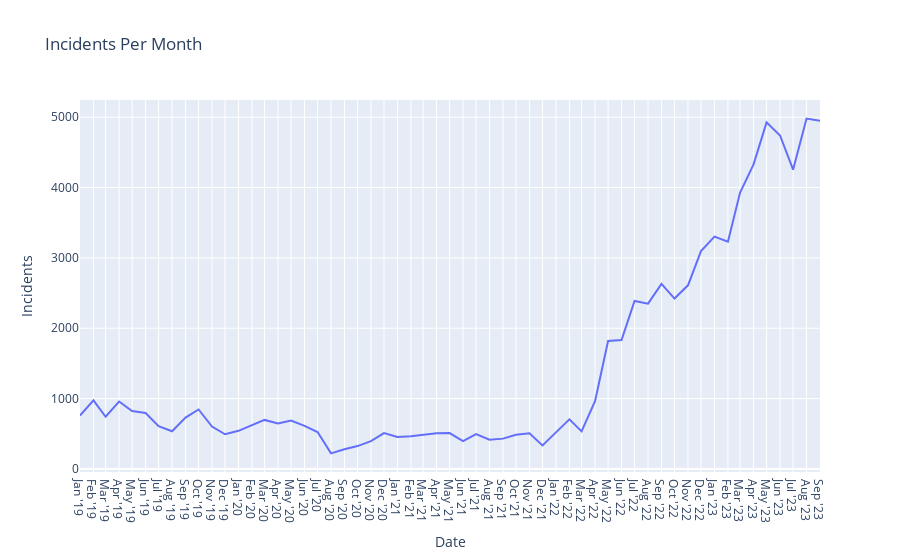

Source (notebook cell):
### Code cell
import psycopg2
import pandas as pd
import plotly.express as px

# Connect to the PostgreSQL database
try:
    cnx = psycopg2.connect(
        user=db_config['USER'],
        password=db_config['PASSWORD'],
        host=db_config['HOST'],
        port=db_config['PORT'],
        database=db_config['NAME']
    )
    print("Connected successfully!")

    # Define your SQL query to fetch the data
    query = """
        SELECT date, incidents
        FROM incidentdata;
    """

    # Execute the query and load data into a Pandas DataFrame
    df = pd.read_sql_query(query, cnx)

    # Define a mapping dictionary for non-standard month abbreviations
    month_mapping = {
        'jan': 'Jan',
        'feb': 'Feb',
        'mrt': 'Mar',
        'apr': 'Apr',
        'mei': 'May',
        'jun': 'Jun',
        'jul': 'Jul',
        'aug': 'Aug',
        'sep': 'Sep',
        'okt': 'Oct',
        'nov': 'Nov',
        'dec': 'Dec',
    }

    # Replace non-standard month abbreviations with standard abbreviations
    df['date'] = df['date'].str[:3].map(month_mapping) + df['date'].str[3:]

    # Parse the "date" column to datetime
    df['date'] = pd.to_datetime(df['date'], format='%b-%y')

    # Create a Plotly line chart
    fig = px.line(df, x='date', y='incidents', title='Incidents Per Month')
    fig.update_xaxes(
        dtick="M1",
        tickformat="%b '%y"
    )
    fig.update_layout(xaxis_title="Date", yaxis_title="Incidents")

    # Show the plot (you can also save it to an HTML file or display it in a Jupyter Notebook)
    fig.show()

    # Close the database connection
    cnx.close()

except Exception as e:
    print(f"Error: {e}")

### Figure 1 — Plotly figure (JSON) as saved in the notebook; plotly's stock layout.template omitted (floating-point values rounded to 4 significant figures)
{"data": [{"hovertemplate": "date=%{x}<br>incidents=%{y}<extra></extra>", "legendgroup": "", "line": {"color": "#636efa", "dash": "solid"}, "marker": {"symbol": "circle"}, "mode": "lines", "name": "", "orientation": "v", "showlegend": false, "type": "scatter", "x": ["2019-01-01T00:00:00", "2019-02-01T00:00:00", "2019-03-01T00:00:00", "2019-04-01T00:00:00", "2019-05-01T00:00:00", "2019-06-01T00:00:00", "2019-07-01T00:00:00", "2019-08-01T00:00:00", "2019-09-01T00:00:00", "2019-10-01T00:00:00", "2019-11-01T00:00:00", "2019-12-01T00:00:00", "2020-01-01T00:00:00", "2020-02-01T00:00:00", "2020-03-01T00:00:00", "2020-04-01T00:00:00", "2020-05-01T00:00:00", "2020-06-01T00:00:00", "2020-07-01T00:00:00", "2020-08-01T00:00:00", "2020-09-01T00:00:00", "2020-10-01T00:00:00", "2020-11-01T00:00:00", "2020-12-01T00:00:00", "2021-01-01T00:00:00", "2021-02-01T00:00:00", "2021-03-01T00:00:00", "2021-04-01T00:00:00", "2021-05-01T00:00:00", "2021-06-01T00:00:00", "2021-07-01T00:00:00", "2021-08-01T00:00:00", "2021-09-01T00:00:00", "2021-10-01T00:00:00", "2021-11-01T00:00:00", "2021-12-01T00:00:00", "2022-01-01T00:00:00", "2022-02-01T00:00:00", "2022-03-01T00:00:00", "2022-04-01T00:00:00", "2022-05-01T00:00:00", "2022-06-01T00:00:00", "2022-07-01T00:00:00", "2022-08-01T00:00:00", "2022-09-01T00:00:00", "2022-10-01T00:00:00", "2022-11-01T00:00:00", "2022-12-01T00:00:00", "2023-01-01T00:00:00", "2023-02-01T00:00:00", "2023-03-01T00:00:00", "2023-04-01T00:00:00", "2023-05-01T00:00:00", "2023-06-01T00:00:00", "2023-07-01T00:00:00", "2023-08-01T00:00:00", "2023-09-01T00:00:00"], "xaxis": "x", "y": [760, 975, 742, 959, 823, 795, 607, 535, 729, 845, 602, 493, 542, 628, 697, 648, 687, 613, 525, 221, 280, 325, 396, 509, 455, 465, 482, 508, 510, 395, 494, 416, 431, 487, 507, 334, 519.5, 705, 534, 962, 1819, 1832, 2387, 2350, 2630, 2422, 2610, 3097, 3302, 3231, 3928, 4329, 4926, 4740, 4254, 4980, 4951], "yaxis": "y"}], "layout": {"autosize": true, "legend": {"tracegroupgap": 0}, "title": {"text": "Incidents Per Month"}, "xaxis": {"anchor": "y", "autorange": true, "domain": [0, 1], "dtick": "M1", "range": ["2019-01-01", "2023-09-01"], "tickformat": "%b '%y", "title": {"text": "Date"}, "type": "date"}, "yaxis": {"anchor": "x", "autorange": true, "domain": [0, 1], "range": [-43.39, 5244.0], "title": {"text": "Incidents"}, "type": "linear"}}}
